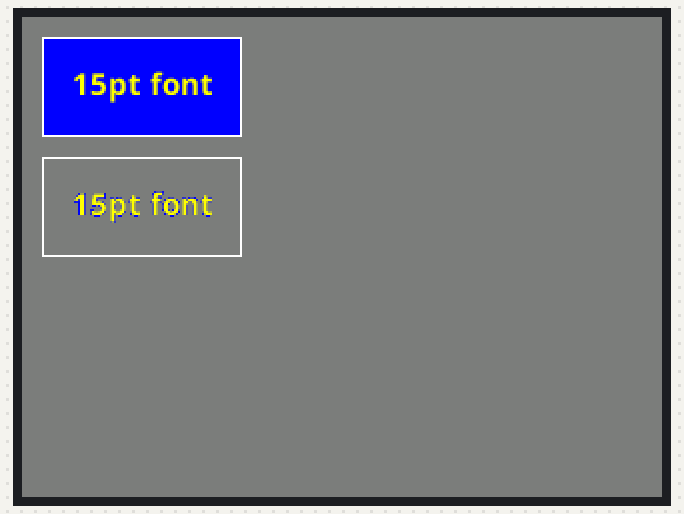
This sketch was run on a simulated ESP32. Parts: 320×240 colour display.

Above: at 0.3 s.
At 4.49 s:
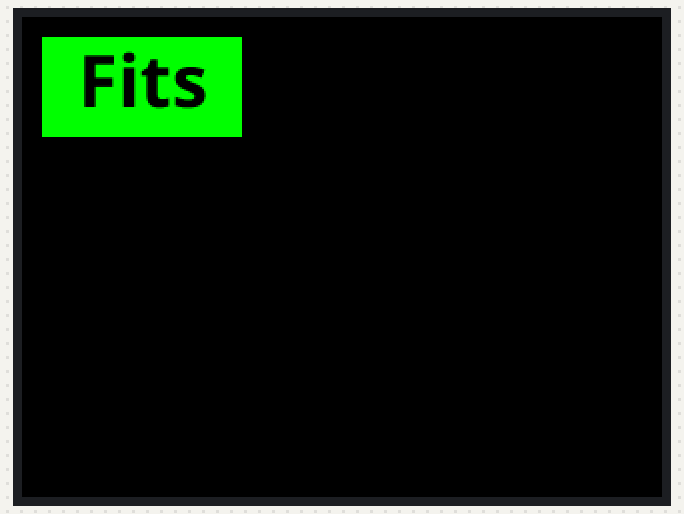
At 7.63 s:
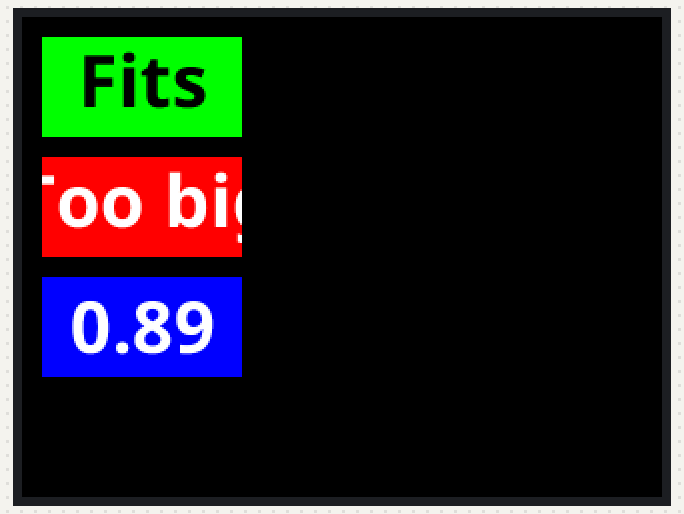
At 11.1 s:
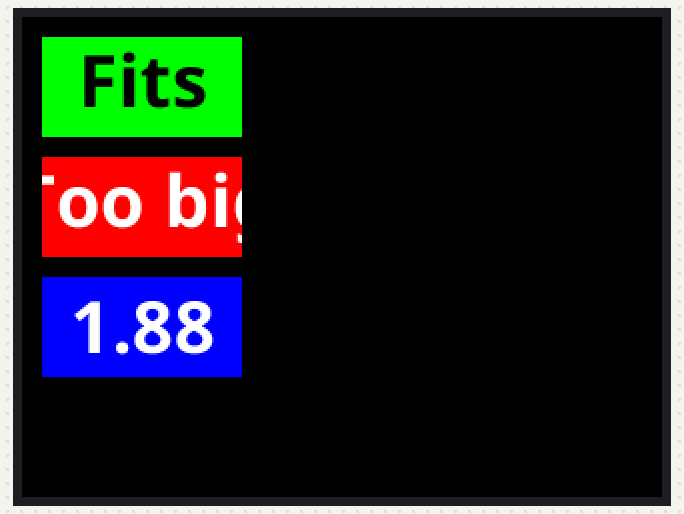
At 17.7 s:
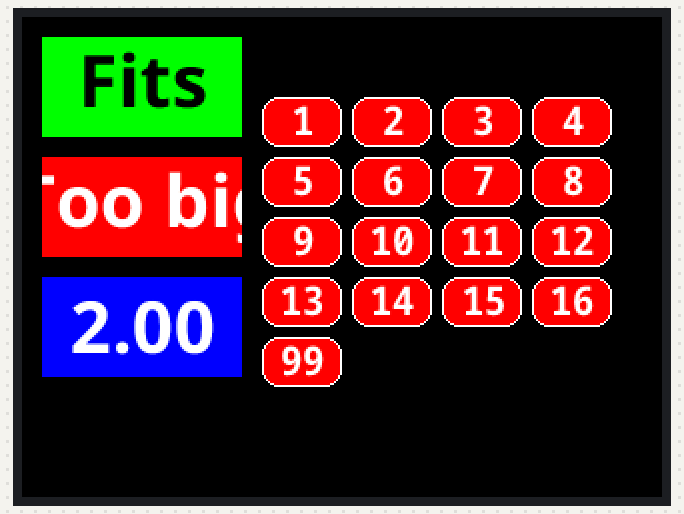
At 37.0 s:
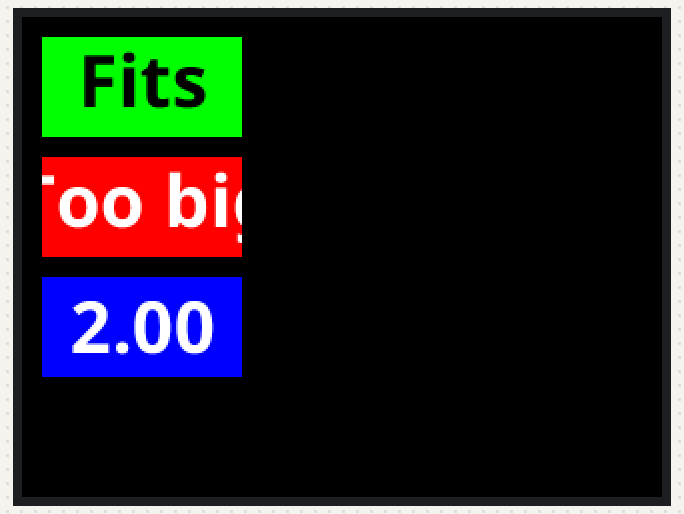

The sketch:

Font_Demo_3_Array.ino
```cpp
/*
  This sketch is the same as the Font_Demo_3 example, except the fonts in this
  example are in a FLASH (program memory) array. This means that processors
  such as the STM32 series that are not supported by a SPIFFS library can use
  smooth (anti-aliased) fonts.
*/

/*
  There are four different methods of plotting anti-aliased fonts to the screen.

  This sketch uses method 3, the font characters are first plotted in a Sprite, then the
  Sprite is pushed to the screen. This method is very flexible and the Sprite can be
  created, deleted, resized as needed. To render anti-aliased fonts well the Sprite
  needs to be 16 bit.  The fonts will render in 1 bit per pixel sprites but there
  will then be no anti-aliasing. Using 1 bit per pixel Sprites is however useful
  to use the extended Unicode range in fonts on mono displays like ePaper.

  A single Sprite can be re-used for plotting different values and graphics to
  different positions on the screen. This makes this method a very powerful display tool,
  for example round buttons can be created, making use of transparent colour plotting.

*/

// A processing sketch to create new fonts can be found in the Tools folder of TFT_eSPI
// https://github.com/Bodmer/TFT_eSPI/tree/master/Tools/Create_Smooth_Font/Create_font

// This sketch uses font files created from the Noto family of fonts:
// https://www.google.com/get/noto/

#include "NotoSansBold15.h"
#include "NotoSansBold36.h"
#include "NotoSansMonoSCB20.h"

// The font names are arrays references, thus must NOT be in quotes ""
#define AA_FONT_SMALL NotoSansBold15
#define AA_FONT_LARGE NotoSansBold36
#define AA_FONT_MONO  NotoSansMonoSCB20 // NotoSansMono-SemiCondensedBold 20pt

#include <SPI.h>
#include <TFT_eSPI.h>       // Hardware-specific library

TFT_eSPI    tft = TFT_eSPI();
TFT_eSprite spr = TFT_eSprite(&tft); // Sprite class needs to be invoked

void setup(void) {

  Serial.begin(250000);

  tft.begin();

  tft.setRotation(1);

  spr.setColorDepth(16); // 16 bit colour needed to show antialiased fonts
}

void loop() {

  tft.fillScreen(TFT_DARKGREY);

  int xpos = tft.width() / 2; // Half the screen width
  int ypos = 50;


  // >>>>>>>>>>>>>>>>>>>>>>>>>>>>>>>>>>>>>>>>>>>>>>>>>>>>>>>>>>>>>>>>>>>>>>>>>>>>>>>>>
  // Small font
  // >>>>>>>>>>>>>>>>>>>>>>>>>>>>>>>>>>>>>>>>>>>>>>>>>>>>>>>>>>>>>>>>>>>>>>>>>>>>>>>>>

  spr.loadFont(AA_FONT_SMALL); // Must load the font first into the sprite class

  spr.createSprite(100, 50);   // Create a sprite 100 pixels wide and 50 high

  spr.fillSprite(TFT_BLUE);

  spr.drawRect(0, 0, 100, 50, TFT_WHITE); // Draw sprite border outline (so we see extent)

  spr.setTextColor(TFT_YELLOW, TFT_DARKGREY); // Set the sprite font colour and the background colour

  spr.setTextDatum(MC_DATUM); // Middle Centre datum

  spr.drawString("15pt font", 50, 25 ); // Coords of middle of 100 x 50 Sprite

  spr.pushSprite(10, 10); // Push to TFT screen coord 10, 10

  spr.pushSprite(10, 70, TFT_BLUE); // Push to TFT screen, TFT_BLUE is transparent

  spr.unloadFont(); // Remove the font from sprite class to recover memory used

  delay(4000);

  // >>>>>>>>>>>>>>>>>>>>>>>>>>>>>>>>>>>>>>>>>>>>>>>>>>>>>>>>>>>>>>>>>>>>>>>>>>>>>>>>>
  // Large font
  // >>>>>>>>>>>>>>>>>>>>>>>>>>>>>>>>>>>>>>>>>>>>>>>>>>>>>>>>>>>>>>>>>>>>>>>>>>>>>>>>>

  tft.fillScreen(TFT_BLACK);

  // Beware: Sprites are a differerent "class" to TFT, so different fonts can be loaded
  // in the tft and sprite instances, so load the font in the class instance you use!
  // In this example this means the spr. instance.

  spr.loadFont(AA_FONT_LARGE); // Load another different font into the sprite instance

  // 100 x 50 sprite was created above and still exists...

  spr.fillSprite(TFT_GREEN);

  spr.setTextColor(TFT_BLACK, TFT_GREEN); // Set the font colour and the background colour

  spr.setTextDatum(MC_DATUM); // Middle Centre datum

  spr.drawString("Fits", 50, 25); // Make sure text fits in the Sprite!
  spr.pushSprite(10, 10);         // Push to TFT screen coord 10, 10

  spr.fillSprite(TFT_RED);
  spr.setTextColor(TFT_WHITE, TFT_RED); // Set the font colour and the background colour

  spr.drawString("Too big", 50, 25); // Text is too big to all fit in the Sprite!
  spr.pushSprite(10, 70);            // Push to TFT screen coord 10, 70

  // Draw changing numbers - no flicker using this plot method!

  // >>>> Note: it is best to use drawNumber() and drawFloat() for numeric values <<<<
  // >>>> this reduces digit position movement when the value changes             <<<<
  // >>>> drawNumber() and drawFloat() functions behave like drawString() and are <<<<
  // >>>> supported by setTextDatum() and setTextPadding()                        <<<<

  spr.setTextDatum(TC_DATUM); // Top Centre datum

  spr.setTextColor(TFT_WHITE, TFT_BLUE); // Set the font colour and the background colour

  for (int i = 0; i <= 200; i++) {
    spr.fillSprite(TFT_BLUE);
    spr.drawFloat(i / 100.0, 2, 50, 10); // draw with 2 decimal places at 50,10 in sprite
    spr.pushSprite(10, 130); // Push to TFT screen coord 10, 130
    delay (20);
  }

  spr.unloadFont(); // Remove the font to recover memory used

  spr.deleteSprite(); // Recover memory

  delay(1000);

  // >>>>>>>>>>>>>>>>>>>>>>>>>>>>>>>>>>>>>>>>>>>>>>>>>>>>>>>>>>>>>>>>>>>>>>>>>>>>>>>>>
  // Mono spaced font
  // >>>>>>>>>>>>>>>>>>>>>>>>>>>>>>>>>>>>>>>>>>>>>>>>>>>>>>>>>>>>>>>>>>>>>>>>>>>>>>>>>

  spr.loadFont(AA_FONT_MONO); // Mono spaced fonts have fixed inter-character gaps to
                              // aid formatting
  int bnum = 1;

  // Example of drawing buttons
  for (int j = 0; j < 4; j++)
  {
    for (int k = 0; k < 4; k++)
    {
      int x = 120 + k * 45;
      int y = 40  + j * 30;
      button(x, y, bnum++);
    }
  }

  for (int i = 0; i < 100; i++)
  {
    button(120, 160, i);
    delay(50);
  }

  spr.unloadFont();

  delay(8000);
}

// #########################################################################
// Draw a number in a rounded rectangle with some transparent pixels
// Load the font before calling
// #########################################################################
void button(int x, int y, int num )
{

  // Size of sprite
  #define IWIDTH  40
  #define IHEIGHT 25

  // Create a 16 bit sprite 40 pixels wide, 25 high (2000 bytes of RAM needed)
  spr.setColorDepth(16);
  spr.createSprite(IWIDTH, IHEIGHT);

  // Fill it with black (this will be the transparent colour this time)
  spr.fillSprite(TFT_BLACK);

  // Draw a background for the numbers
  spr.fillRoundRect(  0, 0,  IWIDTH, IHEIGHT, 8, TFT_RED);
  spr.drawRoundRect(  0, 0,  IWIDTH, IHEIGHT, 8, TFT_WHITE);

  // Set the font parameters

  // Set text coordinate datum to middle centre
  spr.setTextDatum(MC_DATUM);

  // Set the font colour and the background colour
  spr.setTextColor(TFT_WHITE, TFT_RED);

  // Draw the number
  spr.drawNumber(num, IWIDTH/2, 1 + IHEIGHT/2);

  // Push sprite to TFT screen CGRAM at coordinate x,y (top left corner)
  // All black pixels will not be drawn hence will show as "transparent"
  spr.pushSprite(x, y, TFT_BLACK);

  // Delete sprite to free up the RAM
  spr.deleteSprite();
}
```

Notes.ino
```cpp
/*

Information notes only:
======================

Note: it is best to use drawNumber() and drawFloat() for numeric values
      this reduces digit position movement when the value changes
      drawNumber() and drawFloat() functions behave like drawString() and are
      supported by setTextDatum() and setTextPadding()

//These are the text plotting alignment (reference datum point)

TL_DATUM = Top left (default)
TC_DATUM = Top centre
TR_DATUM = Top right

ML_DATUM = Middle left
MC_DATUM = Middle centre
MR_DATUM = Middle right

BL_DATUM = Bottom left
BC_DATUM = Bottom centre
BR_DATUM = Bottom right

L_BASELINE = Left character baseline (Line the 'A' character would sit on)
C_BASELINE = Centre character baseline
R_BASELINE = Right character baseline

// Basic colours already defined:

TFT_BLACK       0x0000
TFT_NAVY        0x000F
TFT_DARKGREEN   0x03E0
TFT_DARKCYAN    0x03EF
TFT_MAROON      0x7800
TFT_PURPLE      0x780F
TFT_OLIVE       0x7BE0
TFT_LIGHTGREY   0xC618
TFT_DARKGREY    0x7BEF
TFT_BLUE        0x001F
TFT_GREEN       0x07E0
TFT_CYAN        0x07FF
TFT_RED         0xF800
TFT_MAGENTA     0xF81F
TFT_YELLOW      0xFFE0
TFT_WHITE       0xFFFF
TFT_ORANGE      0xFDA0
TFT_GREENYELLOW 0xB7E0
TFT_PINK        0xFC9F


 */
```

Source omitted: toSansBold15.h (data table, 65732 bytes), oSansBold36.h (data table, 268239 bytes), ansMonoSCB20.h (data table, 93723 bytes)

Measured:
- what the display in image 0 shows lasts 4.1 s, from 0.2 s to 4.3 s
- what the display in image 4 shows lasts 8.1 s, from 17.7 s to 25.8 s
- what the display in image 5 shows lasts 1.0 s, from 36.9 s to 37.9 s
